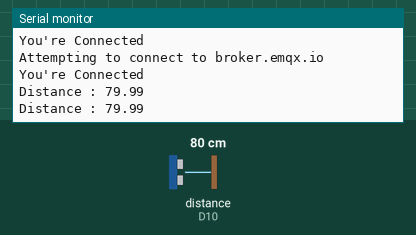
Simulated run of this sketch. Board: Arduino MKR. On the bench: the last lines printed to the serial monitor. Wiring (inferred from the names in the program): ultrasonic range finder: trigger D9; echo D10. The inputs (shaded band) are chosen by the test bench; at power-on: distance to the obstacle (sensor on D10) 80 cm. The echo pulse lasts 58.3 µs per cm; WiFi joins after 1.5 s; servers stay silent unless stated; no MQTT or app messages arrive unless stated.

Above: at 2.7 s.
2.8 s: distance to the obstacle (sensor on D10) set to 16 cm
At 4.1 s:
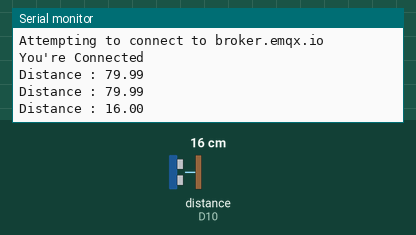
4.3 s: distance to the obstacle (sensor on D10) set to 13 cm
At 5.4 s:
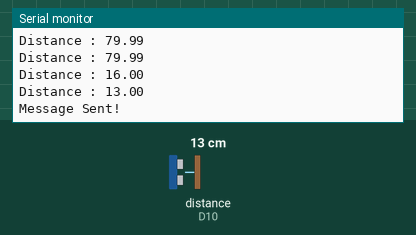
Timing chart, 0 to 7.3 s (numbered marks = the images above; inputs shaded):
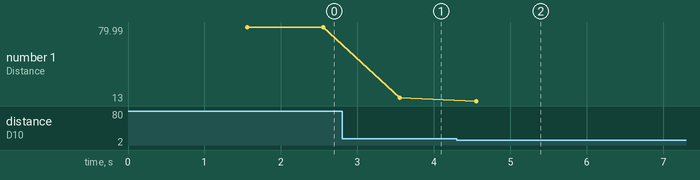

Measured:
- the behaviour switches between 15 and 14 cm on distance to the obstacle (sensor on D10) (found by bisection; images 1 and 2)
- after the input at 2.8 s, the serial monitor: prints a new line after 0.75 s (image 1)
- after the input at 4.3 s, the serial monitor: prints a new line after 0.25 s (image 2)
- plotted number 1: 79.99 → 16 after the input at 2.8 s, 16 → 13 after the input at 4.3 s

The sketch:

Publisher.ino
```cpp
#include <WiFiNINA.h>
#include <ArduinoMqttClient.h>

// WiFi credentials
char ssid[] = "Moksh";
char pass[] = "1234567890";

// Pin configurations
const int trigPin = 9;
const int echoPin = 10;
const int Light = 6;

// Variables for distance measurement
float duration, distance;
float speedofSnd = 0.0343;  // Speed of sound in cm/us

WiFiClient wificlient;
String lstMsg = "";

// MQTT client setup
MqttClient mqttClient(wificlient);
const char broker[] = "broker.emqx.io";
int port = 1883;
const char topic[] = "SIT210/waves";    // Topic to publish to

// Timer variables
const long interval = 1000;
long prevMillis = 0;

void setup() {
  Serial.begin(9600);

  pinMode(trigPin, OUTPUT);  // Set trigPin as output
  pinMode(echoPin, INPUT);   // Set echoPin as input

  connectToWiFi();           // Connect to WiFi
  connectToMQTTBroker();     // Connect to MQTT Broker
}

void loop() {
  // Reconnect to MQTT Broker if connection is lost
  if(!mqttClient.connected()){
    connectToMQTTBroker();
  }
  mqttClient.poll();  // Handle any incoming messages

  long crntMillis = millis();

  // Send measurement data at intervals
  if(crntMillis - prevMillis >= interval){
    prevMillis = crntMillis;

    distance = readMeasurement();  // Get distance measurement

    Serial.print("Distance : ");
    Serial.println(distance);

    SendMessageBasedOnDistance();  // Send message based on distance
  }
}

// Function to connect to WiFi
void connectToWiFi(){
  Serial.print("Attempting to connect to ");
  Serial.println(ssid);

  while(WiFi.begin(ssid, pass) != WL_CONNECTED){
    Serial.print(".");
    delay(1000);
  }

  Serial.println("You're Connected");
}

// Function to connect to the MQTT Broker
void connectToMQTTBroker(){
  Serial.print("Attempting to connect to ");
  Serial.println(broker);

  while(!mqttClient.connect(broker, port)){
    Serial.print(".");
    delay(1000);
  }
  Serial.println("You're Connected");
}

// Function to measure distance using ultrasonic sensor
float readMeasurement(){
  digitalWrite(trigPin, LOW);
  delayMicroseconds(2);
  digitalWrite(trigPin, HIGH);
  delayMicroseconds(10);
  digitalWrite(trigPin, LOW);

  duration = pulseIn(echoPin, HIGH, 25000); // Read pulse duration

  return (duration * speedofSnd) / 2; // Calculate and return distance
}

// Function to send messages based on distance
void SendMessageBasedOnDistance(){
  if(distance > 0 && distance < 15){ // If distance is less than 15cm, send a message
    mqttClient.beginMessage(topic);
    mqttClient.print("Hi, I'm Moksh");
    mqttClient.endMessage();
    lstMsg = "Wave";
    Serial.println("Message Sent!");
    delay(5000); // Wait 5 seconds before next measurement
  }

  // if(distance > 15 && distance < 50){  // If distance is between 15cm and 50cm, send "Pat"
  //   mqttClient.beginMessage(topic);
  //   mqttClient.print("Pat");
  //   mqttClient.endMessage();
  //   lstMsg = "Pat";
  //   delay(5000);
  // }
}
```
